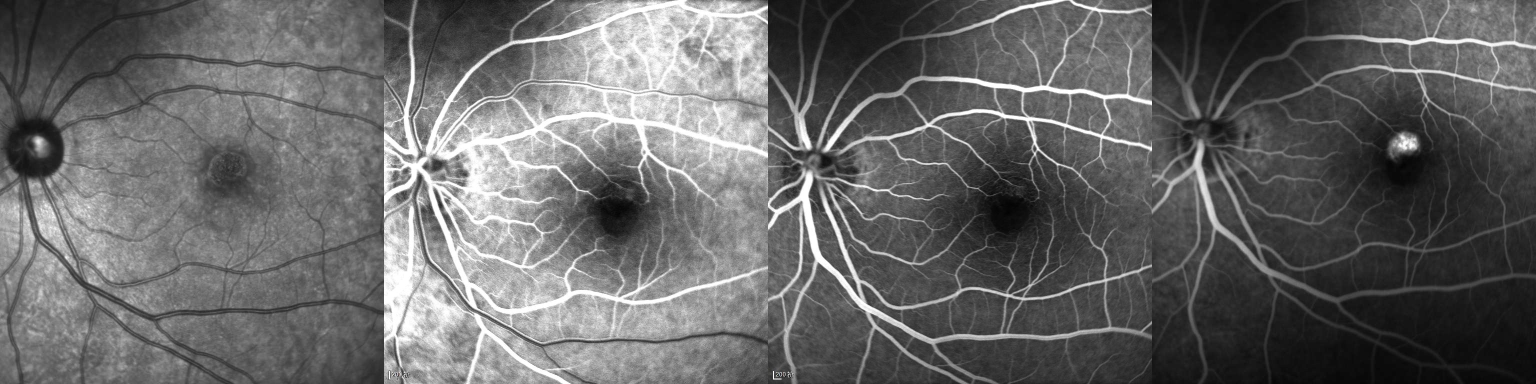
#> input picture test/0.jpg, 3072 x 768 px (shown at 1/2 size); its folder holds 4 pictures in this run
$ python 1.py
#> lines starting #> are read from the running program, lines starting #| are printed output that depends on the picture
import numpy as np
import cv2
import os
a=0
for i in os.listdir('test'):
    path=os.path.join('test',i)
    img=cv2.imread(path)[:,2304:3072,:]
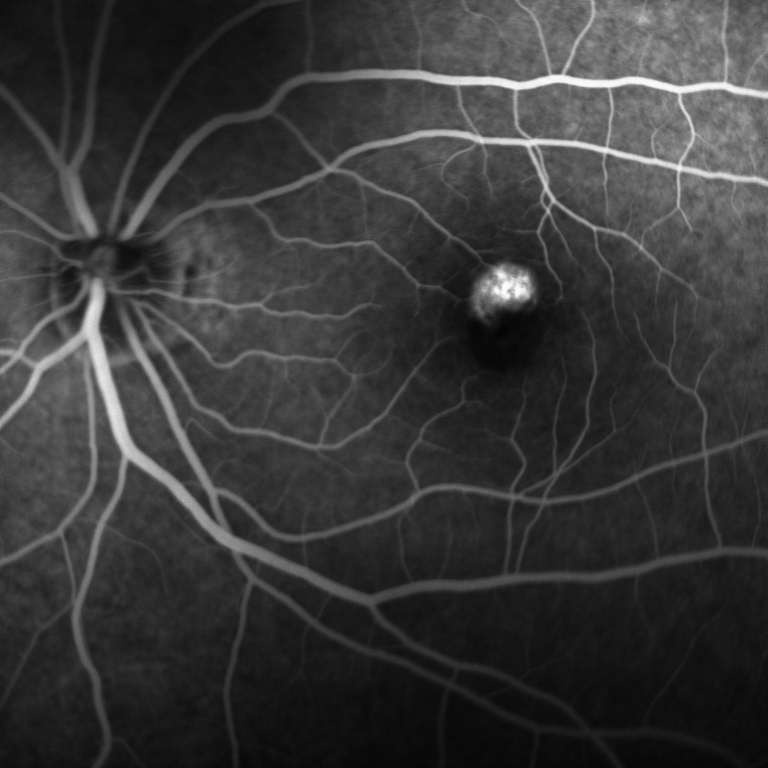
#> img: shape (768, 768, 3); min 3, max 255, mean 56.3
    cv2.imwrite('{}.jpg'.format(a),img)
    a+=1
#> pass 2 of the loop `for i in os.listdir('test'):`:
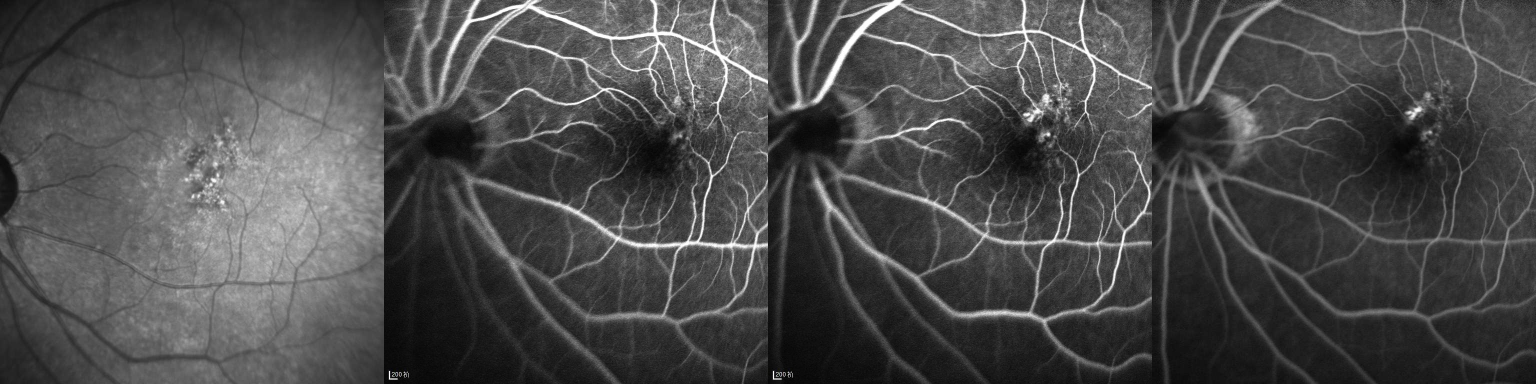
#> input picture test/1.jpg, 3072 x 768 px (shown at 1/2 size)
#> `img=cv2.imread(path)[:,2304:3072,:]`:
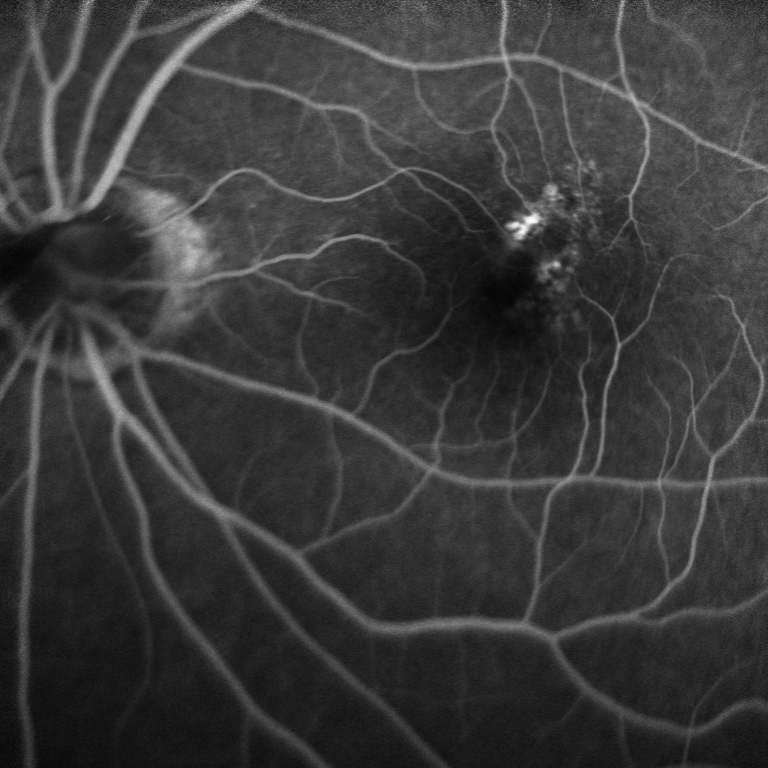
#> img: shape (768, 768, 3); min 4, max 255, mean 57.9
#> pass 3 of the loop `for i in os.listdir('test'):`:
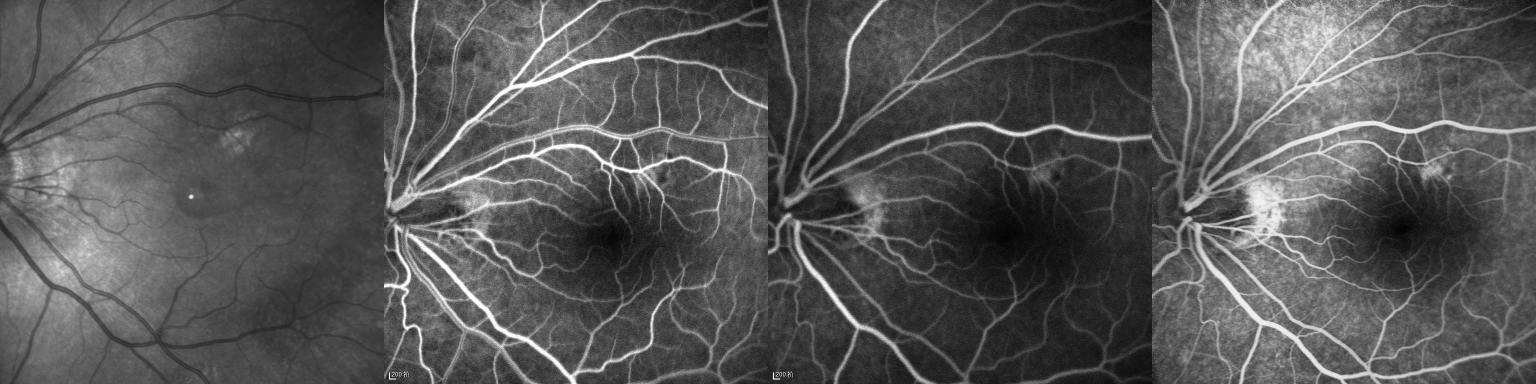
#> input picture test/10.jpg, 3072 x 768 px (shown at 1/2 size)
#> `img=cv2.imread(path)[:,2304:3072,:]`:
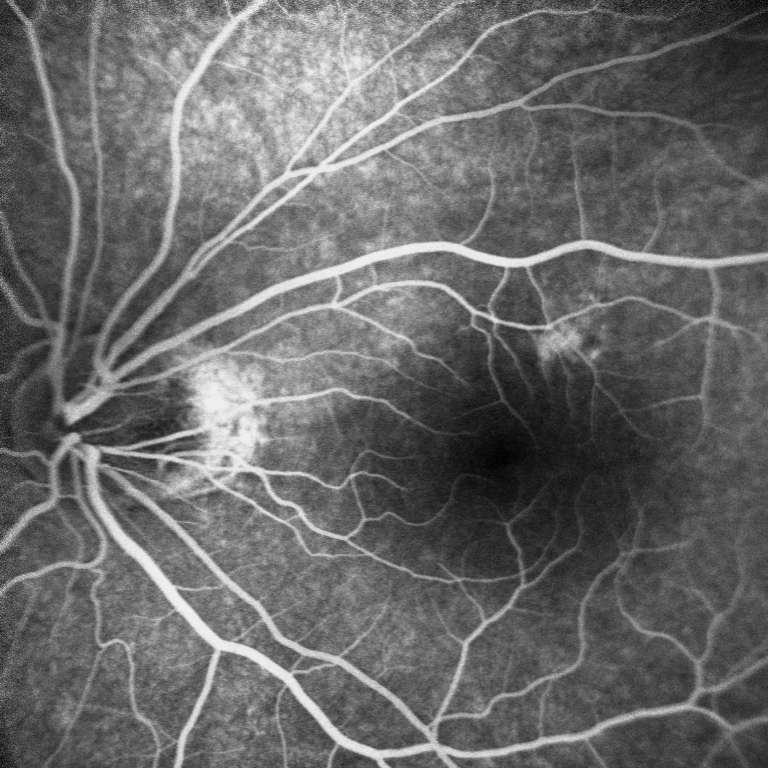
#> img: shape (768, 768, 3); min 1, max 253, mean 105.3
#> the loop made 4 passes; the first 3 are shown
